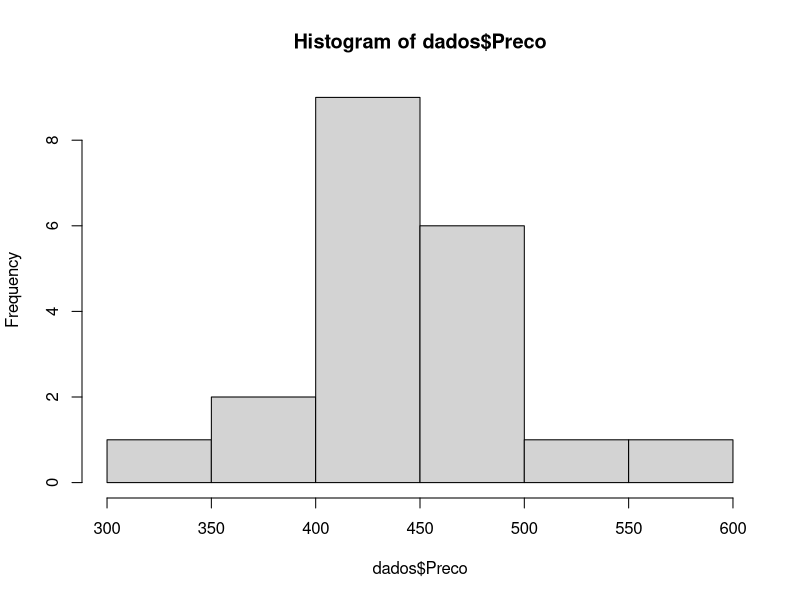
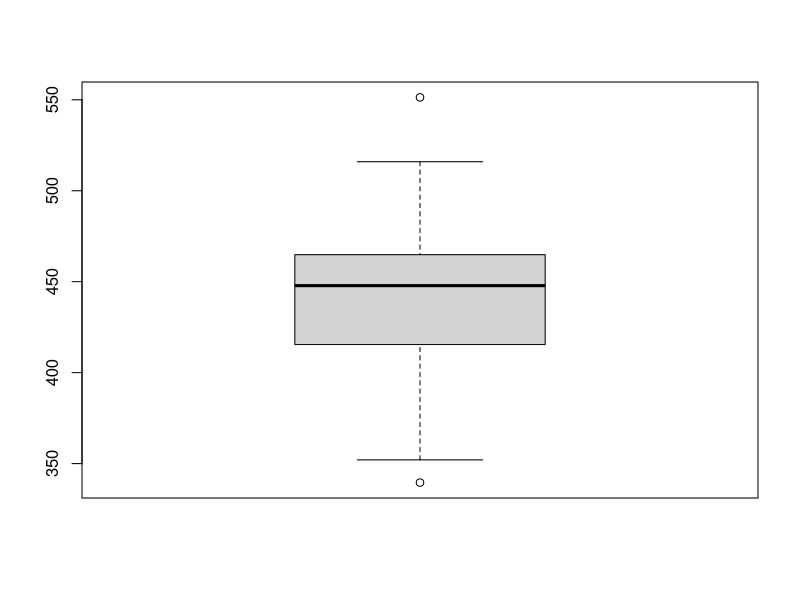
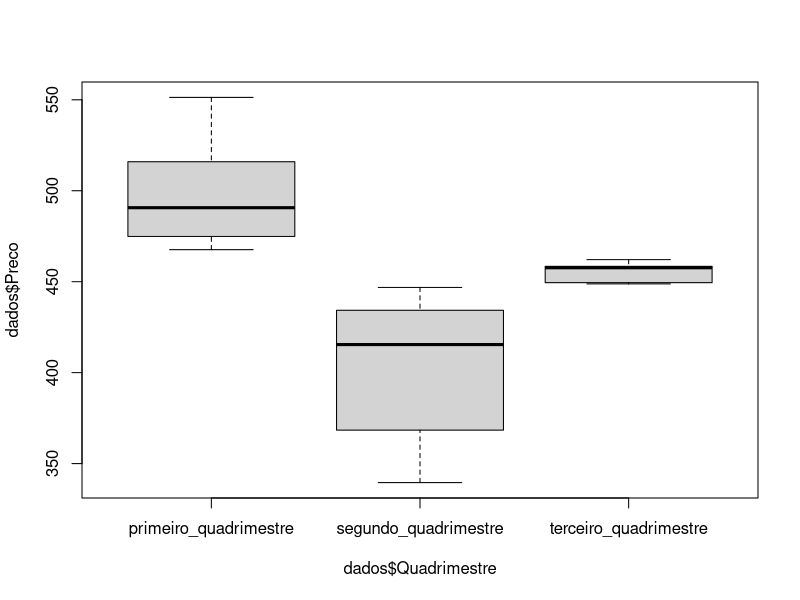
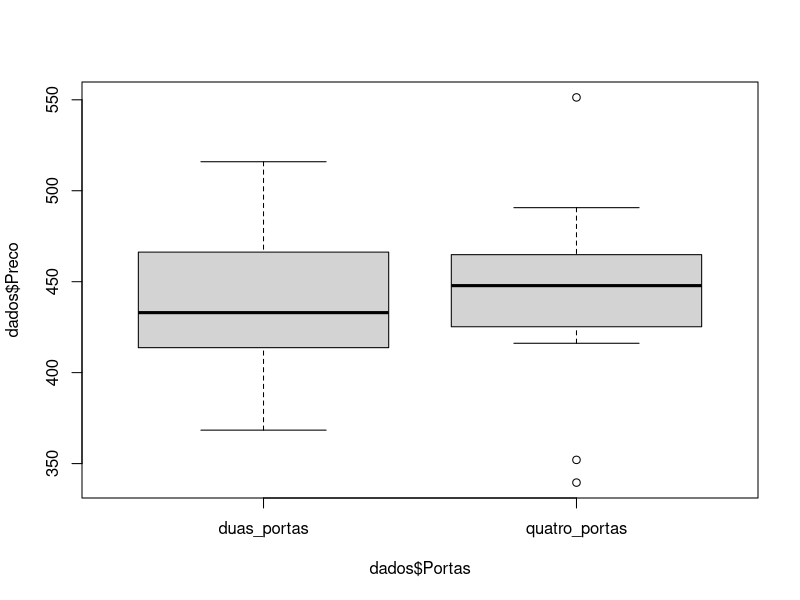

The R source for these figures, in order: (Note: this script raises an error after producing the figures.)
dados <- data.frame(
Preco = c(368.384514890573, 446.850186825816, 
414.72765691978, 434.291090918223, 436.652686535348, 457.65797344255, 
490.694346597566, 474.881781399868, 458.462395897205, 412.719412673294, 
448.799032112411, 352.040747235864, 449.461858221104, 416.150953927119, 
416.499426750268, 551.315803331779, 462.126789471159, 515.957335395508, 
467.598697162974, 339.548470369391), 

Portas = c("duas_portas", "quatro_portas", "duas_portas", "quatro_portas", "quatro_portas", 
"duas_portas", "quatro_portas", "duas_portas", "quatro_portas", 
"duas_portas", "quatro_portas", "quatro_portas", "duas_portas", 
"quatro_portas", "duas_portas", "quatro_portas", "quatro_portas", 
"duas_portas", "quatro_portas", "quatro_portas"),
Ar_Condicionado = c("sem_ar_condicionado",  "com_ar_condicionado", "com_ar_condicionado", "com_ar_condicionado", 
"com_ar_condicionado", "com_ar_condicionado", "com_ar_condicionado", 
"com_ar_condicionado", "com_ar_condicionado", "com_ar_condicionado", 
"com_ar_condicionado", "sem_ar_condicionado", "com_ar_condicionado", 
"com_ar_condicionado", "com_ar_condicionado", "com_ar_condicionado", 
"com_ar_condicionado", "com_ar_condicionado", "com_ar_condicionado", 
                      "sem_ar_condicionado"),
Quadrimestre = c("segundo_quadrimestre","segundo_quadrimestre", "segundo_quadrimestre", "segundo_quadrimestre", 
"segundo_quadrimestre", "terceiro_quadrimestre", "primeiro_quadrimestre", 
"primeiro_quadrimestre", "terceiro_quadrimestre", "segundo_quadrimestre", 
"terceiro_quadrimestre", "segundo_quadrimestre", "terceiro_quadrimestre", 
"segundo_quadrimestre", "segundo_quadrimestre", "primeiro_quadrimestre", 
"terceiro_quadrimestre", "primeiro_quadrimestre", "primeiro_quadrimestre", 
"segundo_quadrimestre"), 
Idade_Locatario = c(23, 18, 28, 21, 18, 21, 18, 20, 25, 29, 18, 33, 20, 21, 18, 21, 18, 20, 25, 29),
Quilometragem = c(957.442780544097, 829.533278217768, 923.300215829467, 871.519116905113, 930.704105677958, 554.696695914233, 501.941059782271, 
665.435074822519, 568.24079543466, 930.704105677958, 554.696695914233, 
829.533278217768, 665.435074822519, 871.519116905113, 930.704105677958, 
351.547138218644, 501.941059782271, 447.872006186523, 568.24079543466, 
930.704105677958), 
Dolar = c(4.41147933990862, 5.63014407874318, 
8.80557934010615, 4.260591319988649, 6.93416279643155, 1.61130694543154, 
2.57813244655973, 4.66666728709914, 1.6846066723224, 7.33872353619711, 
4.52300814589177, 2.96689816205009, 9.91448182957733, 8.55577847959413, 
5.93424935955983, 5.55775429484673, 6.94475470863839, 4.74330294976712, 
4.723306965757987, 4.7010894862212))

View(dados)

# histograma do preço
hist(dados$Preco)

# boxplot do preço
boxplot(dados$Preco)

# estatísticas descritivas do preço
summary(dados$Preco)

# boxplot entre o preço e quadrimestre
boxplot(dados$Preco~ dados$Quadrimestre)

# análise de variância
anova <- aov(Preco ~ Quadrimestre, data = dados)
summary(anova)

# relação entre as variáveis preço e portas
boxplot(dados$Preco ~ dados$Portas)

# test t de student
t.test(dados$Preco ~ dados$Portas,
       paired = FALSE, # amostras não pareadas
       alternative = 'two.sided', # bilateral
       conf.level = 0.95 # 95% de confiança
       )

# relação entre as variáveis preço e quilometragem
plot(y = dados$Preco,
     x = dados$Quilometragem,
     pch = 16)

# coeficiente de correlação
cor(dados$Preco, dados$Quilometragem)

# regressão linear do preço em função da quilometragem
regressao_linear <- lm(Preco ~ Quilometragem, data = dados)
summary(regressao_linear)

# análise descritiva da variável quilometragem
summary(dados$Quilometragem)

# coeficiente de variação
sd(dados$Quilometragem) / mean(dados$Quilometragem)

# correlação entre o dólar e o preço
plot(y = dados$Preco,
     x = dados$Dolar,
     pch = 16)

cor(dados$Preco, dados$Dolar)

# regressão_linear do preço em função do dólar
regressao_linear_pd <- lm(Preco ~ Dolar, data = dados)
summary(regressao_linear_pd)

